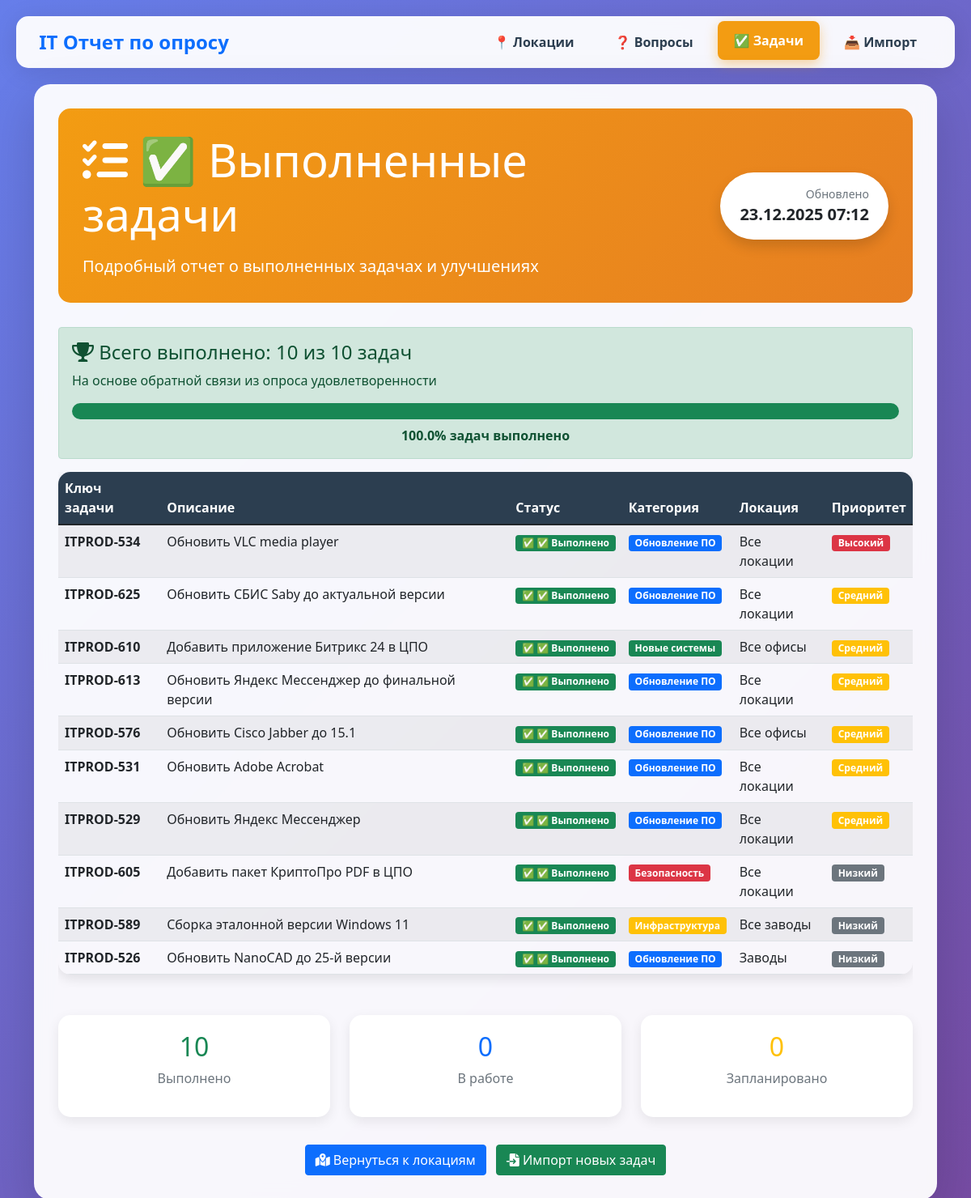
The page /tasks on the database its author committed.
### tables this page shows
CREATE TABLE tasks (
            id INTEGER PRIMARY KEY AUTOINCREMENT,
            task_key TEXT NOT NULL,
            summary TEXT,
            status TEXT,
            category TEXT,
            location TEXT,
            priority INTEGER DEFAULT 3,
            created_at TIMESTAMP DEFAULT CURRENT_TIMESTAMP
        );

### final_with_charts.py (the view)
@app.route('/tasks')
def tasks():
    conn = get_db_connection()
    tasks_data = conn.execute('SELECT * FROM tasks ORDER BY priority ASC, created_at DESC').fetchall()
    conn.close()
    tasks_list = [dict(task) for task in tasks_data]
    completed_tasks = sum(1 for t in tasks_list if 'Выполнено' in str(t.get('status', '')))
    total_tasks = len(tasks_list)
    return render_template('tasks_simple.html',
                         tasks=tasks_list,
                         completed_tasks=completed_tasks,
                         total_tasks=total_tasks,
                         now_time=datetime.now().strftime('%d.%m.%Y %H:%M'))

### final_with_charts.py (called while the page is built)
def get_db_connection():
    conn = sqlite3.connect('/var/www/survey-report/survey_complete.db')
    conn.row_factory = sqlite3.Row
    return conn

### templates/tasks_simple.html (shortened to what this page needs)
<!DOCTYPE html>
<html>
<head>
    <link href="https://cdn.jsdelivr.net/npm/bootstrap@5.1.3/dist/css/bootstrap.min.css" rel="stylesheet">
    <link rel="stylesheet" href="https://cdnjs.cloudflare.com/ajax/libs/font-awesome/6.0.0/css/all.min.css">
</head>
<body>
    <nav class="navbar navbar-expand-lg">
        <div class="container">
            <a class="navbar-brand" href="/" style="font-weight: 800; font-size: 1.5rem;">
                 IT Отчет по опросу
            </a>
            <div class="navbar-nav">
                <a class="nav-link" href="/locations">📍 Локации</a>
                <a class="nav-link" href="/questions">❓ Вопросы</a>
                <a class="nav-link active" href="/tasks">✅ Задачи</a>
                <a class="nav-link" href="/import">📥 Импорт</a>
            </div>
        </div>
    </nav>
    <div class="container">
        <div class="main-container">
            <div class="header-card">
                <div class="row align-items-center">
                    <div class="col-md-8">
                        <h1 class="display-4 mb-3">
                            <i class="fas fa-tasks"></i> ✅ Выполненные задачи
                        </h1>
                        <p class="lead mb-0">Подробный отчет о выполненных задачах и улучшениях</p>
                    </div>
                    <div class="col-md-4 text-end">
                        <div class="bg-white text-dark rounded-pill px-4 py-3 d-inline-block shadow">
                            <small class="text-muted d-block">Обновлено</small>
                            <strong class="fs-5">{{ now_time }}</strong>
                        </div>
                    </div>
                </div>
            </div>
            <div class="alert alert-success">
                <h4 class="alert-heading">
                    <i class="fas fa-trophy"></i> Всего выполнено: {{ completed_tasks }} из {{ total_tasks }} задач
                </h4>
                <p class="mb-0">На основе обратной связи из опроса удовлетворенности</p>
                {% set completion_rate = (completed_tasks/total_tasks*100)|round(1) if total_tasks > 0 else 0 %}
                <div class="progress progress-custom mt-3">
                    <div class="progress-bar bg-success" style="width: {{ completion_rate }}%"></div>
                </div>
                <div class="text-center mt-2">
                    <strong>{{ completion_rate }}% задач выполнено</strong>
                </div>
            </div>
            <div class="table-responsive">
                <table class="table table-striped table-hover table-custom">
                    <thead class="table-dark">
                        <tr>
                            <th>Ключ задачи</th>
                            <th>Описание</th>
                            <th>Статус</th>
                            <th>Категория</th>
                            <th>Локация</th>
                            <th>Приоритет</th>
                        </tr>
                    </thead>
                    <tbody>
                        {% for task in tasks %}
                        <tr>
                            <td><strong>{{ task.task_key }}</strong></td>
                            <td>{{ task.summary }}</td>
                            <td>
                                {% if 'Выполнено' in task.status %}
                                <span class="badge bg-success">✅ {{ task.status }}</span>
                                {% elif 'В работе' in task.status %}
                                <span class="badge bg-warning">🔄 {{ task.status }}</span>
                                {% else %}
                                <span class="badge bg-secondary">{{ task.status }}</span>
                                {% endif %}
                            </td>
                            <td>
                                <span class="badge
                                    {% if task.category == 'Обновление ПО' %}bg-primary
                                    {% elif task.category == 'Новые системы' %}bg-success
                                    {% elif task.category == 'Безопасность' %}bg-danger
                                    {% elif task.category == 'Инфраструктура' %}bg-warning
                                    {% else %}bg-secondary{% endif %}">
                                    {{ task.category }}
                                </span>
                            </td>
                            <td>{{ task.location }}</td>
                            <td>
                                {% if task.priority == 1 %}
                                <span class="badge bg-danger">Высокий</span>
                                {% elif task.priority == 2 %}
                                <span class="badge bg-warning">Средний</span>
                                {% else %}
                                <span class="badge bg-secondary">Низкий</span>
                                {% endif %}
                            </td>
                        </tr>
                        {% endfor %}
                    </tbody>
                </table>
            </div>
            <div class="row mt-4">
                <div class="col-md-4">
                    <div class="metric-card text-center">
                        <h2 class="text-success">{{ completed_tasks }}</h2>
                        <p class="text-muted">Выполнено</p>
                    </div>
                </div>
                <div class="col-md-4">
                    <div class="metric-card text-center">
                        {% set in_progress = tasks|selectattr('status', 'equalto', 'В работе')|list|length %}
                        <h2 class="text-primary">{{ in_progress }}</h2>
                        <p class="text-muted">В работе</p>
                    </div>
                </div>
                <div class="col-md-4">
                    <div class="metric-card text-center">
                        {% set planned = tasks|selectattr('status', 'equalto', 'Запланировано')|list|length %}
                        <h2 class="text-warning">{{ planned }}</h2>
                        <p class="text-muted">Запланировано</p>
                    </div>
                </div>
            </div>
            <div class="mt-4 text-center">
                <a href="/locations" class="btn btn-primary me-2">
                    <i class="fas fa-map-marked-alt"></i> Вернуться к локациям
                </a>
                <a href="/import" class="btn btn-success">
                    <i class="fas fa-file-import"></i> Импорт новых задач
                </a>
            </div>
        </div>
    </div>
</body>
</html>

### templates/tasks_simple.html (style rules this page uses)
body { background: linear-gradient(135deg, #667eea 0%, #764ba2 100%); font-family: 'Segoe UI', Tahoma, Geneva, Verdana, sans-serif; padding: 20px; min-height: 100vh; }
.navbar { background: rgba(255, 255, 255, 0.95); backdrop-filter: blur(10px); box-shadow: 0 4px 30px rgba(0, 0, 0, 0.1); border-radius: 15px; margin-bottom: 20px; }
.nav-link { color: #2c3e50 !important; font-weight: 600; padding: 12px 20px !important; border-radius: 8px; margin: 0 5px; transition: all 0.3s; }
.nav-link.active { background: #f39c12; color: white !important; transform: translateY(-2px); box-shadow: 0 5px 15px rgba(243, 156, 18, 0.4); }
.main-container { background: rgba(255, 255, 255, 0.95); backdrop-filter: blur(10px); border-radius: 20px; padding: 30px; box-shadow: 0 20px 60px rgba(0, 0, 0, 0.15); }
.header-card { background: linear-gradient(135deg, #f39c12, #e67e22); color: white; padding: 30px; border-radius: 15px; margin-bottom: 30px; }
.metric-card { background: white; border-radius: 15px; padding: 20px; margin: 10px 0; box-shadow: 0 5px 15px rgba(0,0,0,0.08); }
.table-custom { border-radius: 15px; overflow: hidden; box-shadow: 0 5px 15px rgba(0,0,0,0.1); }
.table-custom thead th { background: #2c3e50; color: white; }
.progress-custom { height: 20px; border-radius: 10px; }

### rows shown on the page
tasks: task_key "ITPROD-534", summary "Обновить VLC media player", status "✅ Выполнено", category "Обновление ПО", location "Все локации", priority "Высокий"
tasks: task_key "ITPROD-625", summary "Обновить СБИС Saby до актуальной версии", status "✅ Выполнено", category "Обновление ПО", location "Все локации", priority "Средний"
tasks: task_key "ITPROD-610", summary "Добавить приложение Битрикс 24 в ЦПО", status "✅ Выполнено", category "Новые системы", location "Все офисы", priority "Средний"
tasks: task_key "ITPROD-613", summary "Обновить Яндекс Мессенджер до финальной версии", status "✅ Выполнено", category "Обновление ПО", location "Все локации", priority "Средний"
tasks: task_key "ITPROD-576", summary "Обновить Cisco Jabber до 15.1", status "✅ Выполнено", category "Обновление ПО", location "Все офисы", priority "Средний"
tasks: task_key "ITPROD-531", summary "Обновить Adobe Acrobat", status "✅ Выполнено", category "Обновление ПО", location "Все локации", priority "Средний"
tasks: task_key "ITPROD-529", summary "Обновить Яндекс Мессенджер", status "✅ Выполнено", category "Обновление ПО", location "Все локации", priority "Средний"
tasks: task_key "ITPROD-605", summary "Добавить пакет КриптоПро PDF в ЦПО", status "✅ Выполнено", category "Безопасность", location "Все локации", priority "Низкий"
tasks: task_key "ITPROD-589", summary "Сборка эталонной версии Windows 11", status "✅ Выполнено", category "Инфраструктура", location "Все заводы", priority "Низкий"
tasks: task_key "ITPROD-526", summary "Обновить NanoCAD до 25-й версии", status "✅ Выполнено", category "Обновление ПО", location "Заводы", priority "Низкий"

### other values the page prints
{{ completed_tasks }} "10"
{{ total_tasks }} "10"
{{ completion_rate }} "100.0"
{{ in_progress }} "0"
{{ planned }} "0"
